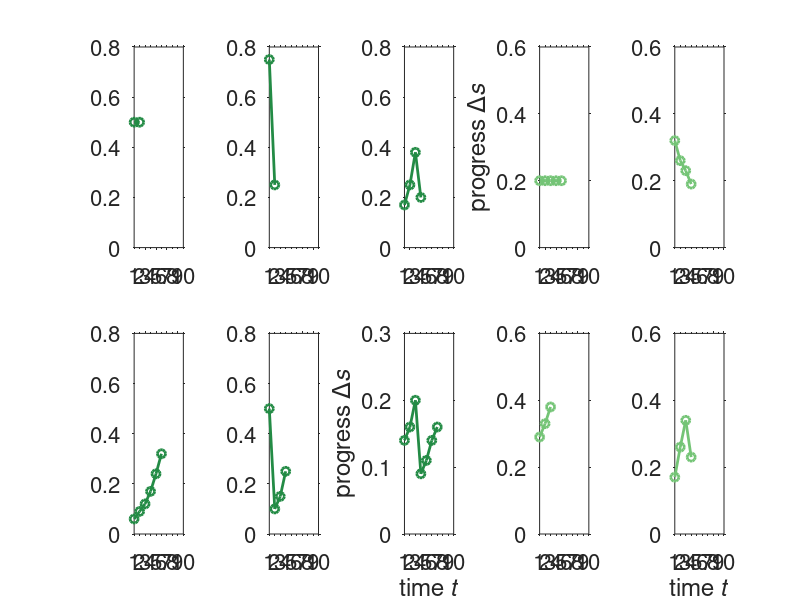

The MATLAB script that drew this image:
%% figure for patterns of time course of progress in reward-each-milestone schedule 

load('ImmediateRewardIntervention_2.mat')

set(0,'DefaultLineLineWidth',2);
set(0,'DefaultAxesFontSize',16);

greencolor = [161,217,155;116,196,118;65,171,93;35,139,69;0,109,44;0,68,27]/255;

figure
subplot(2,5,1)
T=10;
% working steadily
i=8;
plotVector = NaN(1, T); 
plotVector(1:finisheday(i,3)) = WithoptActSeqMatrix3(i,1:finisheday(i,3));
plot(1:T,plotVector,'o-','Color',greencolor(4,:));
%xlabel('time \itt','Interpreter','tex')
%ylabel('progress \Delta\its','Interpreter','tex')
xlim([1,T])
ylim([0,0.8])
xticks(1:T)
yticks(0:0.2:0.8)
set(gca,'TickDir','out');
%axis square

subplot(2,5,6)
% ramping up 
i=14;
plotVector = NaN(1, T); 
plotVector(1:finisheday(i,3)) = WithoptActSeqMatrix3(i,1:finisheday(i,3));
plot(1:T,plotVector,'o-','Color',greencolor(4,:)); 
%xlabel('time \itt','Interpreter','tex')
%ylabel('progress \Delta\its','Interpreter','tex')
xlim([1,T])
ylim([0,0.8])
xticks(1:T)
yticks(0:0.2:0.8)
set(gca,'TickDir','out');
%axis square

subplot(2,5,2)
% going down
i = 7;
plotVector = NaN(1, T); 
plotVector(1:finisheday(i,3)) = WithoptActSeqMatrix3(i,1:finisheday(i,3));
plot(1:T,plotVector,'o-','Color',greencolor(4,:));  
%xlabel('time \itt','Interpreter','tex')
%ylabel('progress \Delta\its','Interpreter','tex')
xlim([1,T])
ylim([0,0.8])
xticks(1:T)
yticks(0:0.2:0.8)
set(gca,'TickDir','out');
%axis square

subplot(2,5,7)
% first going down and then ramping up (U=shape)
i = 49;
plotVector = NaN(1, T); 
plotVector(1:finisheday(i,3)) = WithoptActSeqMatrix3(i,1:finisheday(i,3));
plot(1:T,plotVector,'o-','Color',greencolor(4,:));
%xlabel('time \itt','Interpreter','tex')
%ylabel('progress \Delta\its','Interpreter','tex')
xlim([1,T])
ylim([0,0.8])
xticks(1:T)
yticks(0:0.2:0.8)
set(gca,'TickDir','out');
%axis square

subplot(2,5,3)
% first ramping up and then going down (inverted U=shape)
i = 74;
plotVector = NaN(1, T); 
plotVector(1:finisheday(i,3)) = WithoptActSeqMatrix3(i,1:finisheday(i,3));
plot(1:T,plotVector,'o-','Color',greencolor(4,:));
%xlabel('time \itt','Interpreter','tex')
%ylabel('progress \Delta\its','Interpreter','tex')
xlim([1,T])
ylim([0,0.8])
xticks(1:T)
yticks(0:0.2:0.8)
set(gca,'TickDir','out');
%axis square

subplot(2,5,8)
% fluctuate
i = 87;
plotVector = NaN(1, T); 
plotVector(1:finisheday(i,3)) = WithoptActSeqMatrix3(i,1:finisheday(i,3));
plot(1:T,plotVector,'o-','Color',greencolor(4,:)); 
xlabel('time \itt','Interpreter','tex')
ylabel('progress \Delta\its','Interpreter','tex')
xlim([1,T])
ylim([0,0.3])
xticks(1:T)
yticks(0:0.1:0.3)
set(gca,'TickDir','out');
%axis square


%% figure for patterns of time course of progress in reward-each-unit-progress schedule 

subplot(2,5,4)
T=10;
% working steadily
i=63;
plotVector = NaN(1, T); 
plotVector(1:finisheday(i,4)) = WithoptActSeqMatrix4(i,1:finisheday(i,4));
plot(1:T,plotVector,'o-','Color',greencolor(2,:));
%xlabel('time \itt','Interpreter','tex')
ylabel('progress \Delta\its','Interpreter','tex')
xlim([1,T])
ylim([0,0.6])
xticks(1:T)
yticks(0:0.2:0.6)
set(gca,'TickDir','out');
%axis square

subplot(2,5,9)
% ramping up 
i=3;
plotVector = NaN(1, T); 
plotVector(1:finisheday(i,4)) = WithoptActSeqMatrix4(i,1:finisheday(i,4));
plot(1:T,plotVector,'o-','Color',greencolor(2,:));  
%xlabel('time \itt','Interpreter','tex')
%ylabel('progress \Delta\its','Interpreter','tex')
xlim([1,T])
ylim([0,0.6])
xticks(1:T)
yticks(0:0.2:0.6)
set(gca,'TickDir','out');
%axis square

subplot(2,5,5)
% going down
i = 13;
plotVector = NaN(1, T); 
plotVector(1:finisheday(i,4)) = WithoptActSeqMatrix4(i,1:finisheday(i,4));
plot(1:T,plotVector,'o-','Color',greencolor(2,:));  
%xlabel('time \itt','Interpreter','tex')
%ylabel('progress \Delta\its','Interpreter','tex')
xlim([1,T])
ylim([0,0.6])
xticks(1:T)
yticks(0:0.2:0.6)
set(gca,'TickDir','out');
%axis square

subplot(2,5,10)
% first ramping up and then going down (inverted U=shape)
i = 5;
plotVector = NaN(1, T); 
plotVector(1:finisheday(i,4)) = WithoptActSeqMatrix4(i,1:finisheday(i,4));
plot(1:T,plotVector,'o-','Color',greencolor(2,:));  
xlabel('time \itt','Interpreter','tex')
%ylabel('progress \Delta\its','Interpreter','tex')
xlim([1,T])
ylim([0,0.6])
xticks(1:T)
yticks(0:0.2:0.6)
set(gca,'TickDir','out');
%axis square

